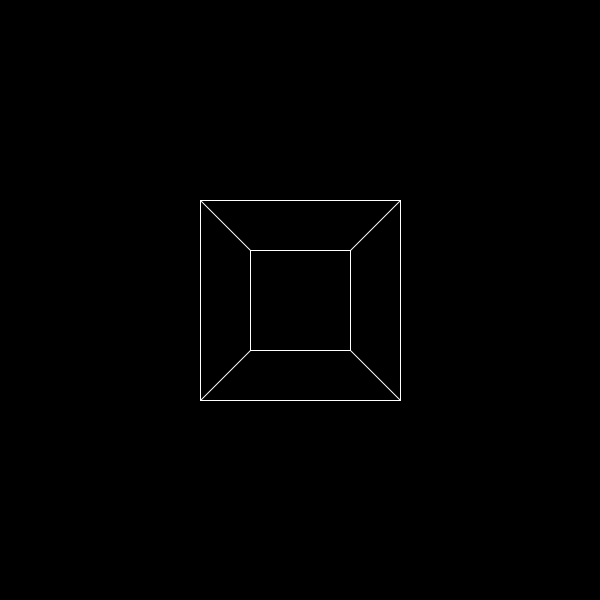
Frame 1 (no input)
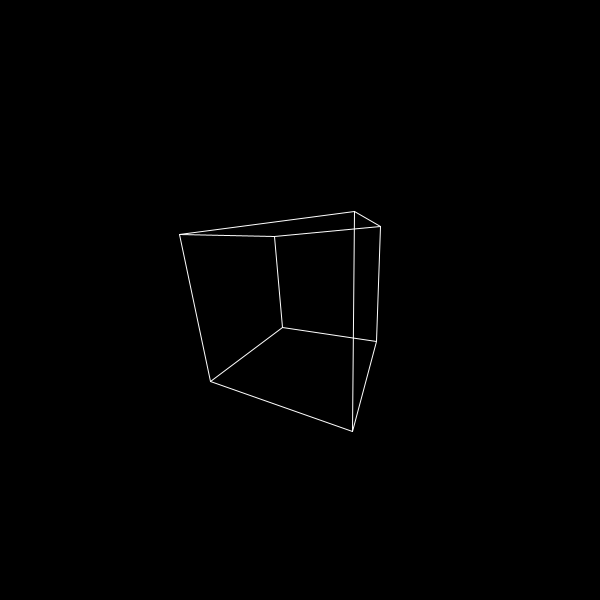
Frame 60 (the mouse pressed at the canvas centre just before this capture)
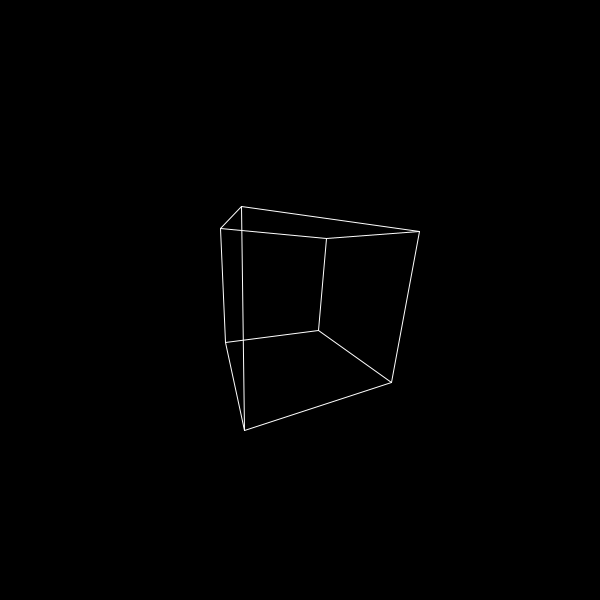
Frame 120 (the mouse held since frame 60 and released just before this capture)

The Processing sketch that drew these frames (run headless with seeded random() and noise(); from frame 60 on, the mouse is pressed at the canvas centre):

// Processing sketch: sketch_3d_renderer
// ── sketch_3d_renderer.pde
PVector[] points = new PVector[8];

float angle = 0;
float d = 3;

void setup() {
  size(600, 600);


  points[0] = new PVector(-1, -1, -1);
  points[1] = new PVector(1, -1, -1);
  points[2] = new PVector(1, 1, -1);
  points[3] = new PVector(-1, 1, -1);
  points[4] = new PVector(-1, -1, 1);
  points[5] = new PVector(1, -1, 1);
  points[6] = new PVector(1, 1, 1);
  points[7] = new PVector(-1, 1, 1);
}

void draw() {
  background(0);
  stroke(255);
  noFill();
  translate(width/2, height/2);

  // matrices
  float[][] rotZ = {
    {cos(angle), -sin(angle), 0}, 
    {sin(angle), cos(angle), 0}, 
    {0, 0, 1}
  };

  float[][] rotX = {
    {1, 0, 0}, 
    {0, cos(angle), -sin(angle)}, 
    {0, sin(angle), cos(angle)}};

  float[][] rotY = {
    {cos(angle), 0, -sin(angle)}, 
    {0, 1, 0}, 
    { sin(angle), 0, cos(angle)}};
    


  // draw
  PVector[] ps = new PVector[points.length];
  for (int i = 0; i < points.length; i++) {
    PVector p = points[i];
    PVector rotated = mulToVec(rotY, p);
    rotated = mulToVec(rotX, rotated);
    rotated = mulToVec(rotZ, rotated);
    
    // project
    
    float z = 1/(d-rotated.z);
    float[][] projection = {
      {z, 0, 0},
      {0, z, 0}
    };
    
    PVector projected = mulToVec(projection, rotated);
    projected.mult(200);
    ps[i] = projected;
  }
  
  strokeWeight(1);
  for(int i = 0; i < 4; i++){
    connect(i, (i+1)%4, ps);
    connect(4+i, 4+(i+1)%4, ps);
    connect(i, i+4, ps);
  }
  
  angle += radians(1);
}









void connect(int i, int j, PVector[] points){
  PVector a = points[i];
  PVector b = points[j];
  line(a.x, a.y, b.x, b.y);
}

// ── matrix.pde
float[][] toMat(PVector vec) {
  float[][] m = new float[3][1];
  m[0][0] = vec.x;
  m[1][0] = vec.y;
  m[2][0] = vec.z;
  return m;
}

float[][] mul(float[][]a, float[][] b) {
  int colsM1 = a[0].length;
  int rowsM1 = a.length;

  int colsM2 = b[0].length;
  int rowsM2 = b.length;

  if (colsM1!=rowsM2) {
    println("columns of first matrix are not matching rows of the second matrix");
    return null;
  }

  float [][]result = new float[rowsM1][colsM2];

  for (int i = 0; i < rowsM1; i++) {
    for (int j = 0; j < colsM2; j++) {
      float sum = 0;
      for (int k = 0; k < rowsM1; k++) {
        sum += a[i][k] * b[k][j];
      }
      result[i][j] = sum;
    }
  }

  return result;
}




PVector toVec(float [][] m) {
  PVector v = new PVector();
  if (m.length != 2 && m.length !=3) {
    println("not enough values for conversion");
    return null;
  }
  v.x = m[0][0];
  v.y = m[1][0];
  if (m.length==3) {
    v.z = m[2][0];
  }
  return v;
}


void printM(float[][] m) {
  int cols = m[0].length;
  int rows = m.length;
  println(rows+"x"+cols);
  println("---");
  for (int i = 0; i < rows; i++) {
    for (int j = 0; j < cols; j++) {
      print(m[i][j] + " ");
    }
    println();
  }
  println();
  println();
}


PVector mulToVec(float[][]a, float[][] b){
  return toVec(mul(a, b));
}

PVector mulToVec(float[][]a, PVector b){
  return toVec(mul(a, toMat(b)));
}
